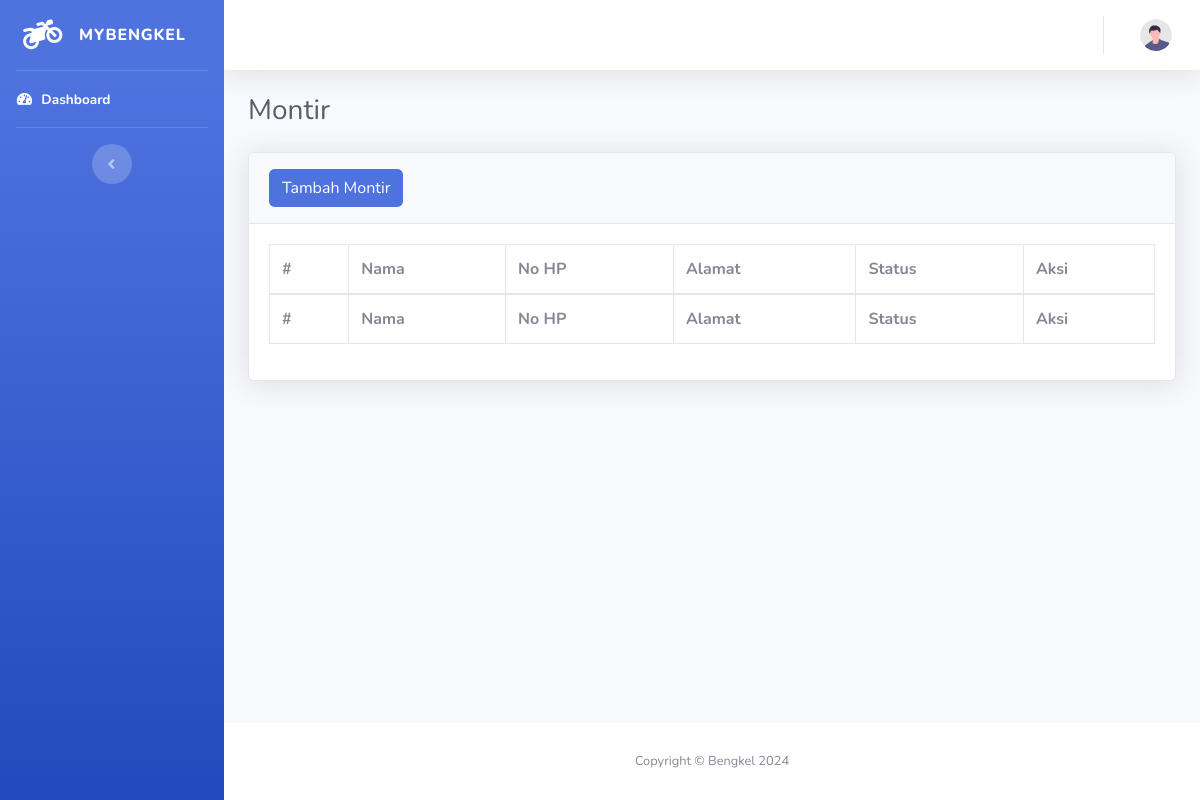
/index.php/montir, run on an earlier commit of the app's database.
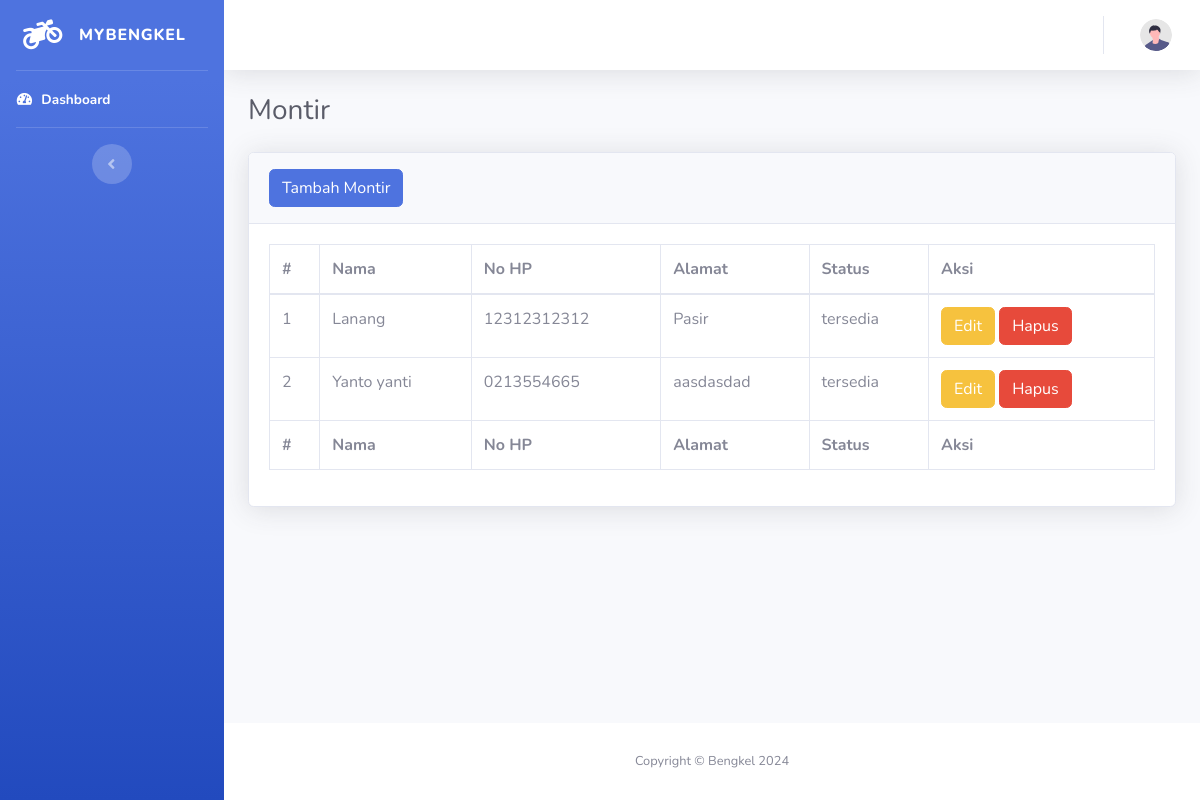
And on a later commit of the database.
### tables this page shows
CREATE TABLE `montir` (
  `id` int(11) NOT NULL,
  `nama_montir` varchar(128) NOT NULL,
  `no_hp_montir` varchar(32) NOT NULL,
  `alamat_montir` text NOT NULL,
  `status_montir` enum('tersedia','tidak') NOT NULL,
  `created_at` datetime NOT NULL
);

### application/controllers/Montir.php (called while the page is built, shortened)
<?php
class Montir extends CI_Controller
{
    public function __construct()
    {
        $this->load->library('form_validation');
    }
    public function index()
    {
        $data['title'] = 'Montir';
        $data['user'] = $this->db->get_where('users', ['email' => $this->session->userdata('email')])->row_array();
        $this->db->order_by('created_at', 'DESC');
        $data['montir'] = $this->db->get('montir')->result_array();
        $this->load->view('templates/main_header', $data);
        $this->load->view('templates/main_sidebar',);
        $this->load->view('templates/main_topbar', $data);
        $this->load->view('montir/index', $data);
        $this->load->view('templates/main_footer');
    }
}

### index.php (called while the page is built, shortened)
<?php
require_once BASEPATH.'core/CodeIgniter.php';

### application/views/montir/index.php (the view, shortened to what this page needs)
<div class="container-fluid">
    <div class="d-sm-flex align-items-center justify-content-between mb-4">
        <h1 class="h3 mb-0 text-gray-800"><?= $title; ?></h1>
    </div>
    <div class="card shadow mb-4">
        <div class="card-header py-3">
            <a href="<?= base_url('montir/create'); ?>" class="btn btn-primary">
                Tambah Montir
            </a>
        </div>
        <div class="card-body">
            <div class="table-responsive">
                <table class="table table-bordered" id="dataTable" width="100%" cellspacing="0">
                    <thead>
                        <tr>
                            <th>#</th>
                            <th>Nama</th>
                            <th>No HP</th>
                            <th>Alamat</th>
                            <th>Status</th>
                            <th>Aksi</th>
                        </tr>
                    </thead>
                    <tbody>
                        <?php $i = 1; ?>
                        <?php foreach ($montir as $m) : ?>
                            <tr>
                                <td><?= $i++; ?></td>
                                <td><?= $m['nama_montir']; ?></td>
                                <td><?= $m['no_hp_montir']; ?></td>
                                <td><?= $m['alamat_montir']; ?></td>
                                <td><?= $m['status_montir']; ?></td>
                                <td>
                                    <a href="<?= base_url('montir/edit/' . $m['id']); ?>" class="btn btn-warning">
                                        Edit
                                    </a>
                                    <a href="<?= base_url('montir/delete/' . $m['id']); ?>" class="btn btn-danger">
                                        Hapus
                                    </a>
                                </td>
                            </tr>
                        <?php endforeach; ?>
                    </tbody>
                    <tfoot>
                        <tr>
                            <th>#</th>
                            <th>Nama</th>
                            <th>No HP</th>
                            <th>Alamat</th>
                            <th>Status</th>
                            <th>Aksi</th>
                        </tr>
                    </tfoot>
                </table>
            </div>
        </div>
    </div>
</div>
</div>

What changed in the data, as far as the page shows it:
added montir: nama_montir "Lanang", no_hp_montir "12312312312", alamat_montir "Pasir", status_montir "tersedia"
added montir: nama_montir "Yanto yanti", no_hp_montir "0213554665", alamat_montir "aasdasdad", status_montir "tersedia"
